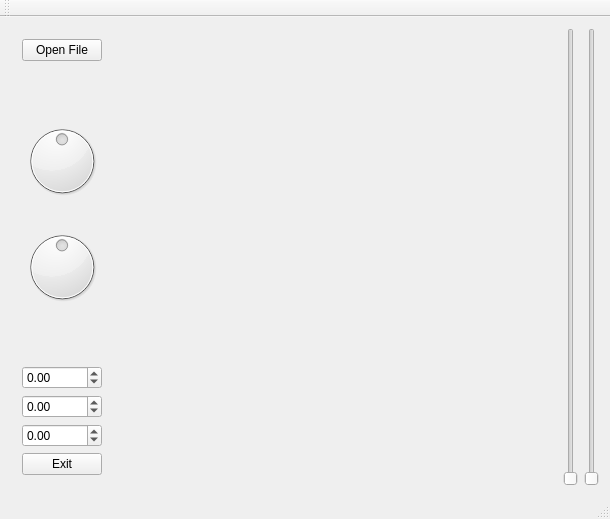
<?xml version="1.0" encoding="UTF-8"?>
<ui version="4.0">
 <class>MainWindow</class>
 <widget class="QMainWindow" name="MainWindow">
  <property name="geometry">
   <rect>
    <x>0</x>
    <y>0</y>
    <width>610</width>
    <height>519</height>
   </rect>
  </property>
  <property name="windowTitle">
   <string>MainWindow</string>
  </property>
  <widget class="QWidget" name="centralWidget">
   <layout class="QHBoxLayout" name="horizontalLayout_2">
    <item>
     <widget class="QWidget" name="widget_2" native="true">
      <layout class="QVBoxLayout" name="verticalLayout">
       <item>
        <widget class="QPushButton" name="pushButton_2">
         <property name="text">
          <string>Open File</string>
         </property>
        </widget>
       </item>
       <item>
        <spacer name="verticalSpacer">
         <property name="orientation">
          <enum>Qt::Vertical</enum>
         </property>
         <property name="sizeHint" stdset="0">
          <size>
           <width>20</width>
           <height>40</height>
          </size>
         </property>
        </spacer>
       </item>
       <item>
        <widget class="QDial" name="dial_2">
         <property name="minimum">
          <number>-180</number>
         </property>
         <property name="maximum">
          <number>180</number>
         </property>
         <property name="pageStep">
          <number>1</number>
         </property>
        </widget>
       </item>
       <item>
        <widget class="QDial" name="dial">
         <property name="minimum">
          <number>-180</number>
         </property>
         <property name="maximum">
          <number>180</number>
         </property>
         <property name="singleStep">
          <number>0</number>
         </property>
         <property name="pageStep">
          <number>0</number>
         </property>
         <property name="invertedAppearance">
          <bool>false</bool>
         </property>
         <property name="invertedControls">
          <bool>false</bool>
         </property>
        </widget>
       </item>
       <item>
        <spacer name="verticalSpacer_2">
         <property name="orientation">
          <enum>Qt::Vertical</enum>
         </property>
         <property name="sizeHint" stdset="0">
          <size>
           <width>20</width>
           <height>40</height>
          </size>
         </property>
        </spacer>
       </item>
       <item>
        <widget class="QDoubleSpinBox" name="doubleSpinBox">
         <property name="minimum">
          <double>-0.900000000000000</double>
         </property>
         <property name="maximum">
          <double>0.900000000000000</double>
         </property>
         <property name="singleStep">
          <double>0.010000000000000</double>
         </property>
        </widget>
       </item>
       <item>
        <widget class="QDoubleSpinBox" name="doubleSpinBox_2">
         <property name="minimum">
          <double>-0.900000000000000</double>
         </property>
         <property name="maximum">
          <double>0.900000000000000</double>
         </property>
         <property name="singleStep">
          <double>0.010000000000000</double>
         </property>
        </widget>
       </item>
       <item>
        <widget class="QDoubleSpinBox" name="doubleSpinBox_3">
         <property name="minimum">
          <double>-0.900000000000000</double>
         </property>
         <property name="maximum">
          <double>0.900000000000000</double>
         </property>
         <property name="singleStep">
          <double>0.010000000000000</double>
         </property>
        </widget>
       </item>
       <item>
        <widget class="QPushButton" name="pushButton">
         <property name="text">
          <string>Exit</string>
         </property>
        </widget>
       </item>
      </layout>
     </widget>
    </item>
    <item>
     <widget class="GLWidget" name="widget" native="true">
      <layout class="QHBoxLayout" name="horizontalLayout">
       <item>
        <spacer name="horizontalSpacer">
         <property name="orientation">
          <enum>Qt::Horizontal</enum>
         </property>
         <property name="sizeHint" stdset="0">
          <size>
           <width>496</width>
           <height>20</height>
          </size>
         </property>
        </spacer>
       </item>
      </layout>
      <zorder>horizontalSpacer</zorder>
     </widget>
    </item>
    <item>
     <widget class="QWidget" name="widget_3" native="true"/>
    </item>
    <item>
     <widget class="QSlider" name="verticalSlider">
      <property name="maximum">
       <number>360</number>
      </property>
      <property name="orientation">
       <enum>Qt::Vertical</enum>
      </property>
     </widget>
    </item>
    <item>
     <widget class="QSlider" name="verticalSlider_2">
      <property name="maximum">
       <number>360</number>
      </property>
      <property name="orientation">
       <enum>Qt::Vertical</enum>
      </property>
     </widget>
    </item>
   </layout>
  </widget>
  <widget class="QMenuBar" name="menuBar">
   <property name="geometry">
    <rect>
     <x>0</x>
     <y>0</y>
     <width>610</width>
     <height>22</height>
    </rect>
   </property>
  </widget>
  <widget class="QToolBar" name="mainToolBar">
   <attribute name="toolBarArea">
    <enum>TopToolBarArea</enum>
   </attribute>
   <attribute name="toolBarBreak">
    <bool>false</bool>
   </attribute>
  </widget>
  <widget class="QStatusBar" name="statusBar"/>
 </widget>
 <layoutdefault spacing="6" margin="11"/>
 <customwidgets>
  <customwidget>
   <class>GLWidget</class>
   <extends>QWidget</extends>
   <header>glwidget.h</header>
   <container>1</container>
   <slots>
    <slot>letsgo()</slot>
    <slot>setX(double)</slot>
    <slot>setY(double)</slot>
    <slot>setZ(double)</slot>
    <slot>mvlightxy(int)</slot>
    <slot>mvlightxz(int)</slot>
    <slot>giroy(int)</slot>
    <slot>girox(int)</slot>
    <slot>camx(int)</slot>
   </slots>
  </customwidget>
 </customwidgets>
 <resources/>
 <connections>
  <connection>
   <sender>pushButton</sender>
   <signal>clicked()</signal>
   <receiver>MainWindow</receiver>
   <slot>close()</slot>
   <hints>
    <hint type="sourcelabel">
     <x>97</x>
     <y>478</y>
    </hint>
    <hint type="destinationlabel">
     <x>582</x>
     <y>352</y>
    </hint>
   </hints>
  </connection>
  <connection>
   <sender>doubleSpinBox</sender>
   <signal>valueChanged(double)</signal>
   <receiver>widget</receiver>
   <slot>setX(double)</slot>
   <hints>
    <hint type="sourcelabel">
     <x>97</x>
     <y>387</y>
    </hint>
    <hint type="destinationlabel">
     <x>521</x>
     <y>334</y>
    </hint>
   </hints>
  </connection>
  <connection>
   <sender>doubleSpinBox_2</sender>
   <signal>valueChanged(double)</signal>
   <receiver>widget</receiver>
   <slot>setY(double)</slot>
   <hints>
    <hint type="sourcelabel">
     <x>97</x>
     <y>417</y>
    </hint>
    <hint type="destinationlabel">
     <x>521</x>
     <y>308</y>
    </hint>
   </hints>
  </connection>
  <connection>
   <sender>doubleSpinBox_3</sender>
   <signal>valueChanged(double)</signal>
   <receiver>widget</receiver>
   <slot>setZ(double)</slot>
   <hints>
    <hint type="sourcelabel">
     <x>97</x>
     <y>447</y>
    </hint>
    <hint type="destinationlabel">
     <x>521</x>
     <y>364</y>
    </hint>
   </hints>
  </connection>
  <connection>
   <sender>pushButton_2</sender>
   <signal>clicked()</signal>
   <receiver>widget</receiver>
   <slot>letsgo()</slot>
   <hints>
    <hint type="sourcelabel">
     <x>97</x>
     <y>75</y>
    </hint>
    <hint type="destinationlabel">
     <x>521</x>
     <y>164</y>
    </hint>
   </hints>
  </connection>
  <connection>
   <sender>dial</sender>
   <signal>sliderMoved(int)</signal>
   <receiver>widget</receiver>
   <slot>mvlightxy(int)</slot>
   <hints>
    <hint type="sourcelabel">
     <x>68</x>
     <y>224</y>
    </hint>
    <hint type="destinationlabel">
     <x>133</x>
     <y>220</y>
    </hint>
   </hints>
  </connection>
  <connection>
   <sender>dial_2</sender>
   <signal>sliderMoved(int)</signal>
   <receiver>widget</receiver>
   <slot>mvlightxz(int)</slot>
   <hints>
    <hint type="sourcelabel">
     <x>73</x>
     <y>192</y>
    </hint>
    <hint type="destinationlabel">
     <x>143</x>
     <y>190</y>
    </hint>
   </hints>
  </connection>
  <connection>
   <sender>verticalSlider</sender>
   <signal>valueChanged(int)</signal>
   <receiver>widget</receiver>
   <slot>giroy(int)</slot>
   <hints>
    <hint type="sourcelabel">
     <x>558</x>
     <y>465</y>
    </hint>
    <hint type="destinationlabel">
     <x>484</x>
     <y>424</y>
    </hint>
   </hints>
  </connection>
  <connection>
   <sender>verticalSlider_2</sender>
   <signal>valueChanged(int)</signal>
   <receiver>widget</receiver>
   <slot>girox(int)</slot>
   <hints>
    <hint type="sourcelabel">
     <x>579</x>
     <y>435</y>
    </hint>
    <hint type="destinationlabel">
     <x>467</x>
     <y>387</y>
    </hint>
   </hints>
  </connection>
 </connections>
 <slots>
  <slot>show_help()</slot>
 </slots>
</ui>
